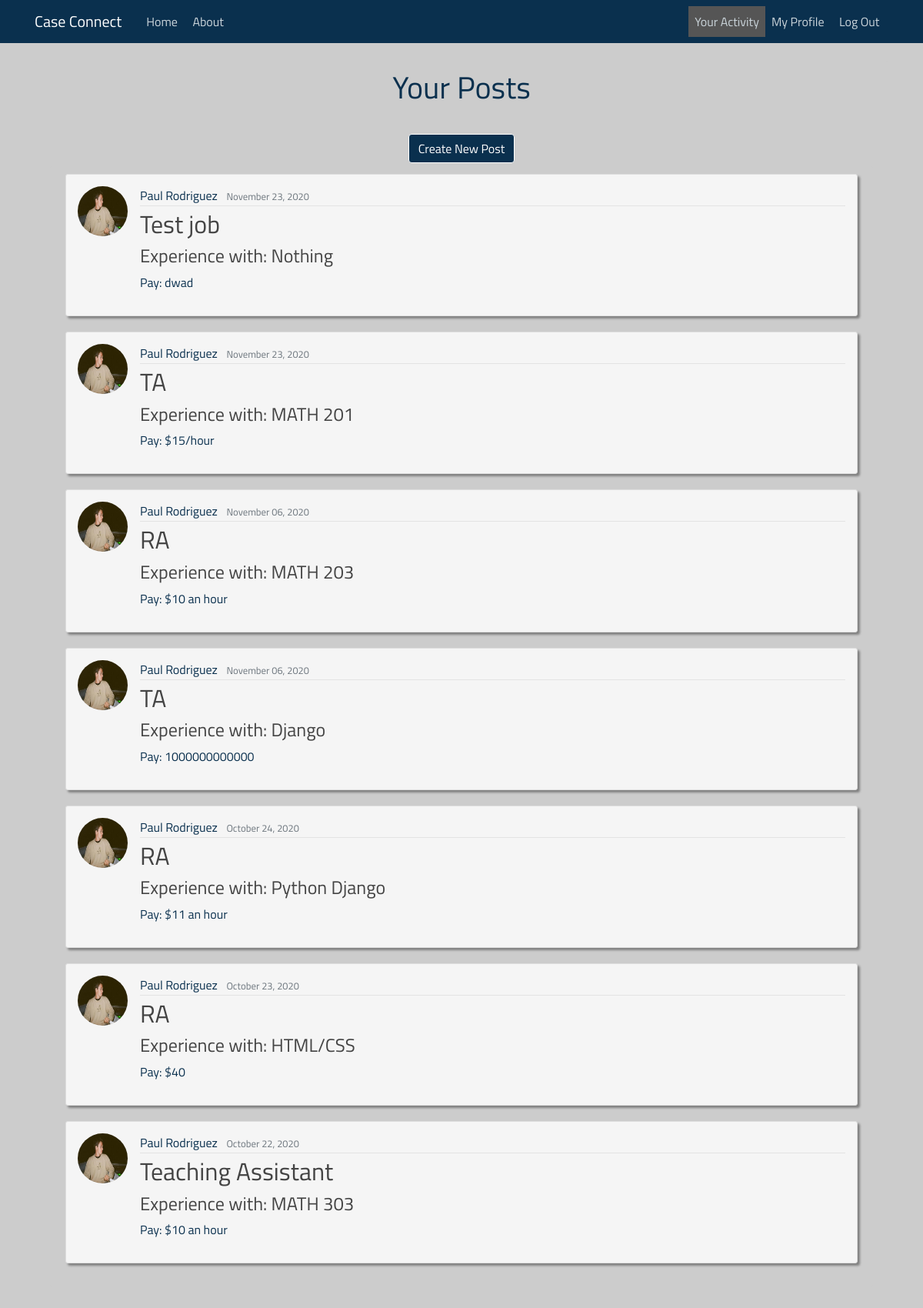
Before: /post-list (signed in) with the older database file.
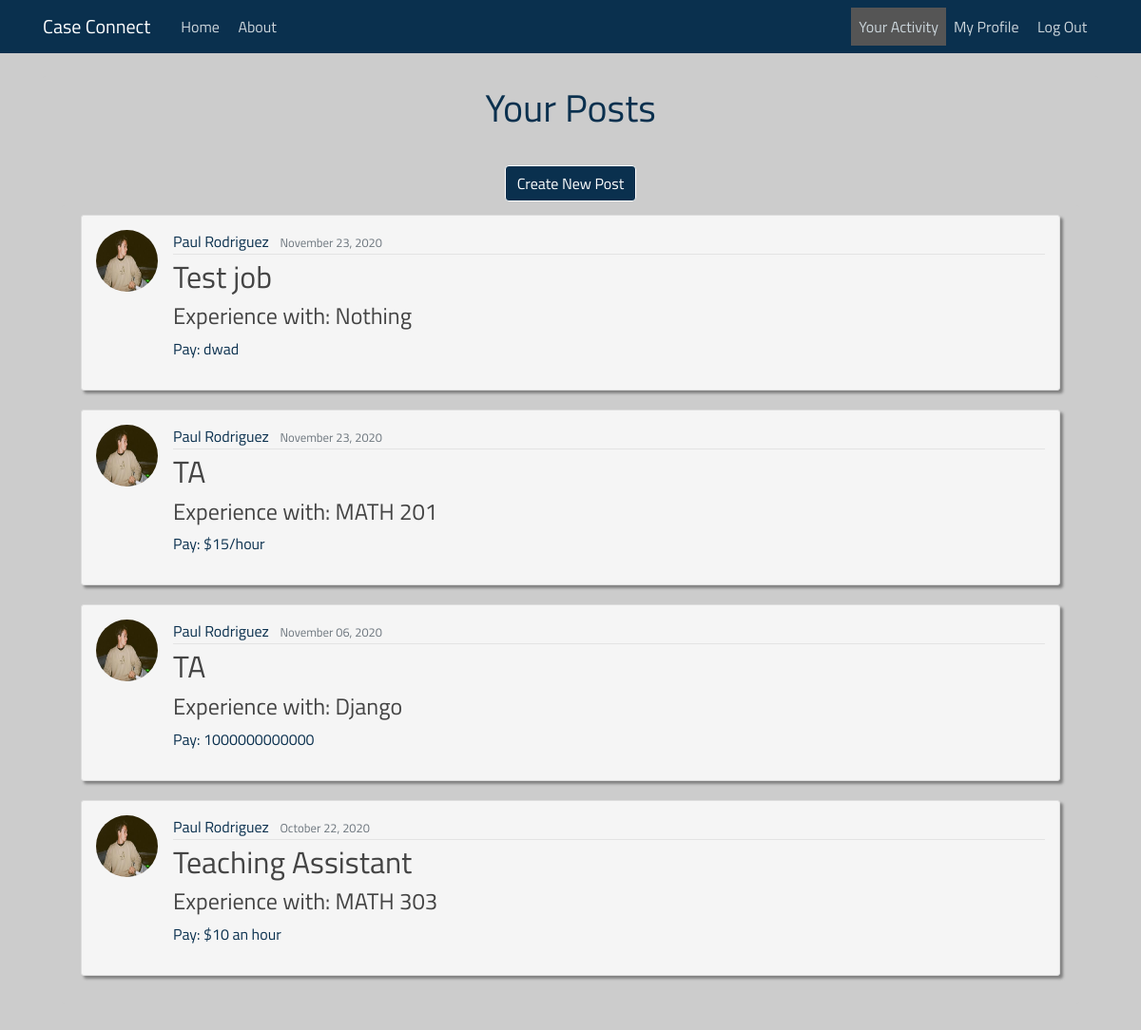
After: the same page with the newer database file.
### case_connecting/models.py (models this page shows, shortened)
class Post(models.Model):
    recruiter = models.ForeignKey(User, on_delete=models.CASCADE)
    position = models.CharField(max_length=200)
    knowledge = models.CharField(max_length=200)
    content = models.TextField()
    pay = models.CharField(max_length=200)
    date_posted = models.DateTimeField(default=timezone.now)

### users/models.py (models this page shows, shortened)
class Profile(models.Model):
    user = models.OneToOneField(User, on_delete=models.CASCADE)
    image = models.ImageField(default='default.jpg', upload_to='profile_pics')
    resume = models.FileField(default=None, upload_to='resumes')

### case_connecting/views.py (the view)
# urls.py: path('post-list', CurrentUserPostListView.as_view(), name="case_connecting-posts"),
class CurrentUserPostListView(LoginRequiredMixin, ListView):
    model = Post
    template_name = 'case_connecting/current_user_posts.html'
    context_object_name = 'posts'
    paginate_by = 8  # the number of posts per page
    def get_queryset(self):
        user = self.request.user
        return Post.objects.filter(recruiter=user).order_by('-date_posted')

### templates/case_connecting/current_user_posts.html (shortened to what this page needs)
{% extends "case_connecting/base.html" %}
{% load static %}
{% block content %}
<head>
    <link rel="stylesheet" type="text/css" href="{% static 'case_connecting/activity.css' %}">
</head>
    <div class="content-section" id="posting-list">
        <div>
            <h1>Your Posts</h1>
            <br>
        </div>
    <div align="center">
        <a class="btn btn-danger mt-1 mb-1 button" href="{% url 'post-create' %}">Create New Post</a>
    </div>
    <div class="content-section" id="posting-list">
        {% for post in posts %}
            <article id="post" class="media content-section">
            <img class="rounded-circle article-img" src="{{ post.recruiter.profile.image.url }}">
                  <div class="media-body">
                    <div class="article-metadata">
                      <a class="mr-2">{{ post.recruiter.get_full_name }}</a>
                      <small class="text-muted">{{ post.date_posted|date:"F d, Y" }}</small>
                    </div>
                    <h2><a class="article-title" href="{% url 'post-detail' post.id %}">{{ post.position }}</a></h2>
                      <h4>Experience with: {{ post.knowledge }}</h4>
                      <p class="article-content">Pay: {{ post.pay }}</p>
                  </div>
                </article>
        {% endfor %}
    </div>
{% endblock %}

Changed rows visible on the page:
removed Post: recruiter.profile.image (picture), recruiter.get_full_name "Paul Rodriguez", date_posted "November 06, 2020", position "RA", knowledge "MATH 203", pay "$10 an hour"
removed Post: recruiter.profile.image (picture), recruiter.get_full_name "Paul Rodriguez", date_posted "October 24, 2020", position "RA", knowledge "Python Django", pay "$11 an hour"
removed Post: recruiter.profile.image (picture), recruiter.get_full_name "Paul Rodriguez", date_posted "October 23, 2020", position "RA", knowledge "HTML/CSS", pay "$40"
